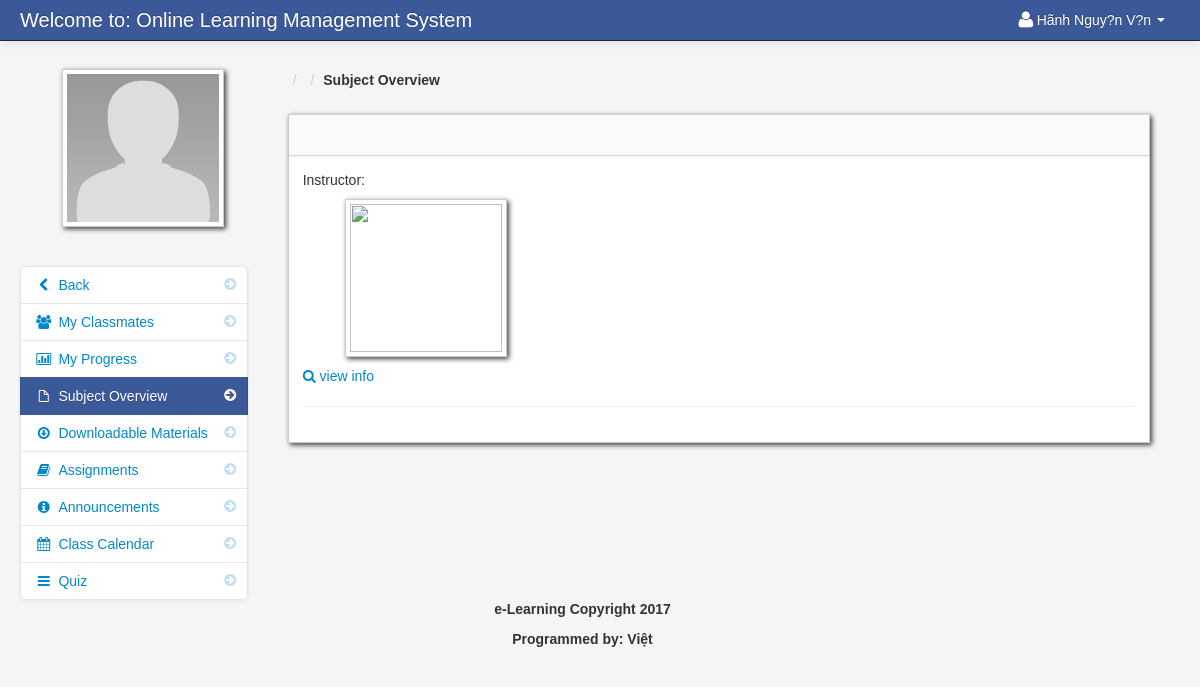
Screenshot of /subject_overview_student.php (signed in) with the database file from the repository.
### tables this page shows
CREATE TABLE `student` (
  `student_id` int(11) NOT NULL AUTO_INCREMENT,
  `firstname` varchar(100) NOT NULL,
  `lastname` varchar(100) NOT NULL,
  `class_id` int(11) NOT NULL,
  `username` varchar(100) NOT NULL,
  `password` varchar(100) NOT NULL,
  `location` varchar(100) NOT NULL,
  `status` varchar(100) NOT NULL,
  PRIMARY KEY (`student_id`)
);

### session.php (called while the page is built, shortened)
<?php
$session_id=$_SESSION['id'];
?>

### navbar_student.php (the view, shortened to what this page needs)
<div class="navbar navbar-fixed-top navbar-inverse">
        <div class="navbar-inner">
            <div class="container-fluid">
                <a class="brand" href="#">Welcome to: Online Learning Management System</a>
					<div class="nav-collapse collapse">
						<ul class="nav pull-right">
							<?php $query= mysql_query("select * from student where student_id = '$session_id'")or die(mysql_error());
									$row = mysql_fetch_array($query);
							?>
							<li class="dropdown">
								<a href="#" role="button" class="dropdown-toggle" data-toggle="dropdown"> <i class="icon-user icon-large"></i><?php echo $row['firstname']." ".$row['lastname'];  ?> <i class="caret"></i></a>
							</li>
						</ul>
					</div>
            </div>
        </div>
</div>

### subject_overview_link_student.php (shortened to what this page needs)
<div class="span3" id="sidebar">
	<img id="avatar" src="admin/<?php echo $row['location']; ?>" class="img-polaroid">
		<ul class="nav nav-list bs-docs-sidenav nav-collapse collapse">
				<li class=""><a href="dashboard_student.php"><i class="icon-chevron-right"></i><i class="icon-chevron-left"></i>&nbsp;Back</a></li>
				<li class=""><a href="my_classmates.php<?php echo '?id='.$get_id; ?>"><i class="icon-chevron-right"></i><i class="icon-group"></i>&nbsp;My Classmates</a></li>
				<li class=""><a href="progress.php<?php echo '?id='.$get_id; ?>"><i class="icon-chevron-right"></i><i class="icon-bar-chart"></i>&nbsp;My Progress</a></li>
				<li class="active"><a href="subject_overview_student.php<?php echo '?id='.$get_id; ?>"><i class="icon-chevron-right"></i><i class="icon-file"></i>&nbsp;Subject Overview</a></li>
				<li class=""><a href="downloadable_student.php<?php echo '?id='.$get_id; ?>"><i class="icon-chevron-right"></i><i class="icon-download"></i>&nbsp;Downloadable Materials</a></li>
				<li class=""><a href="assignment_student.php<?php echo '?id='.$get_id; ?>"><i class="icon-chevron-right"></i><i class="icon-book"></i>&nbsp;Assignments</a></li>
				<li class=""><a href="announcements_student.php<?php echo '?id='.$get_id; ?>"><i class="icon-chevron-right"></i><i class="icon-info-sign"></i>&nbsp;Announcements</a></li>
				<li class=""><a href="class_calendar_student.php<?php echo '?id='.$get_id; ?>"><i class="icon-chevron-right"></i><i class="icon-calendar"></i>&nbsp;Class Calendar</a></li>
				<li class=""><a href="student_quiz_list.php<?php echo '?id='.$get_id; ?>"><i class="icon-chevron-right"></i><i class="icon-reorder"></i>&nbsp;Quiz</a></li>
		</ul>
</div>

### admin/assets/styles.css (style rules this page uses)
body { padding-top: 60px; padding-bottom: 40px; background-color: #f5f5f5; }
.bs-docs-sidenav { max-width: 228px; margin: 30px 0 0; padding: 0; background-color: #fff; -webkit-border-radius: 6px; -moz-border-radius: 6px; border-radius: 6px; -webkit-box-shadow: 0 1px 4px rgba(0,0,0,.065); -moz-box-shadow: 0 1px 4px rgba(0,0,0,.065); box-shadow: 0 1px 4px rgba(0,0,0,.065); }
.bs-docs-sidenav > li > a { display: block; width: 190px \9; margin: 0 0 -1px; padding: 8px 14px; border: 1px solid #e5e5e5; }
.bs-docs-sidenav > li:first-child > a { -webkit-border-radius: 6px 6px 0 0; -moz-border-radius: 6px 6px 0 0; border-radius: 6px 6px 0 0; }
.bs-docs-sidenav > li:last-child > a { -webkit-border-radius: 0 0 6px 6px; -moz-border-radius: 0 0 6px 6px; border-radius: 0 0 6px 6px; }
.bs-docs-sidenav > .active > a { position: relative; z-index: 2; padding: 9px 15px; border: 0; text-shadow: 0 1px 0 rgba(0,0,0,.15); -webkit-box-shadow: inset 1px 0 0 rgba(0,0,0,.1), inset -1px 0 0 rgba(0,0,0,.1); -moz-box-shadow: inset 1px 0 0 rgba(0,0,0,.1), inset -1px 0 0 rgba(0,0,0,.1); box-shadow: inset 1px 0 0 rgba(0,0,0,.1), inset -1px 0 0 rgba(0,0,0,.1); }
.bs-docs-sidenav .icon-chevron-right { float: right; margin-top: 2px; margin-right: -6px; opacity: .25; }
.bs-docs-sidenav .active .icon-chevron-right, .bs-docs-sidenav .active a:hover .icon-chevron-right { opacity: 1; }

### rows the page displays
student: firstname "Hãnh Nguy?n", lastname "V?n", location (placeholder picture)
